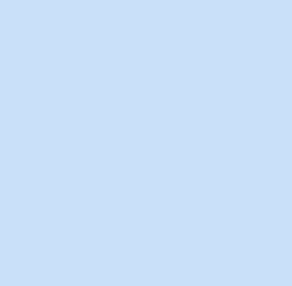
#> input picture testImg/background2.png, 292 x 286 px
$ python imgComb.py
#> lines starting #> are read from the running program, lines starting #| are printed output that depends on the picture
from lib2to3.pytree import convert
import cv2
import numpy as np
from PIL import Image

src1 = cv2.imread('./testImg/background2.png') #배경파일 읽기
#> src1 is the input picture: shape (286, 292, 3); mean B, G, R 249, 224, 201

#이미지 배경 투명하게 만들기
img = Image.open('./testImg/No1.jpg')
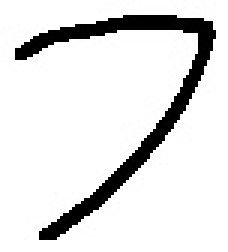
#> input picture testImg/No1.jpg, 76 x 84 px (shown 3 times larger)
#> img is the input picture: PIL image 76x84 L; min 0, max 255, mean 224.7
img = img.convert("RGBA")
#> img: PIL image 76x84 RGBA
datas = img.getdata()

newData = []
cutoff = 100

for item in datas:
    if item[0] >= cutoff and item[1] >= cutoff and item[2] >= cutoff:
        newData.append((255, 255, 255, 0))
    else:
        newData.append(item)
#> this loop made 6384 passes
#> item on passes 1 to 3: (255, 255, 255, 255), (255, 255, 255, 255), (255, 255, 255, 255)
#> after the loop, newData = 6384 items, first 6: (255, 255, 255, 0), (255, 255, 255, 0), (255, 255, 255, 0), (255, 255, 255, 0), (255, 255, 255, 0), (255, 255, 255, 0)
img.putdata(newData)
img.save("./testImg/new.png", "PNG")

#자음, 모음 한 글자로 합치기
img1 = cv2.imread('./testImg/new.png')
#> img1: shape (84, 76, 3); min 0, max 255, mean 224.8
img2 = cv2.imread('./testImg/No2.jpg')
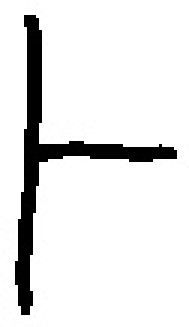
#> input picture testImg/No2.jpg, 63 x 109 px (shown 3 times larger)
#> img2 is the input picture: shape (109, 63, 3); min 0, max 255, mean 228.9

mask = np.full_like(img1, 255)
height, width = src1.shape[:2]
#> height = 286; width = 292
center = (width//3, height//3)
#> center = (97, 95)

normal = cv2.seamlessClone(img1, src1, mask, center, cv2.NORMAL_CLONE)

rows, cols, channels = img2.shape
#> rows = 109; cols = 63; channels = 3
normal[50:rows+50,200:cols+200] = img2
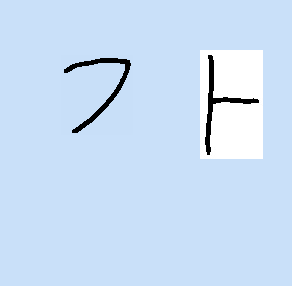
#> normal: shape (286, 292, 3); mean B, G, R 245, 222.3, 201.4
cv2.imshow('mix', normal)

cv2.waitKeyEx()
cv2.destroyAllWindows()
